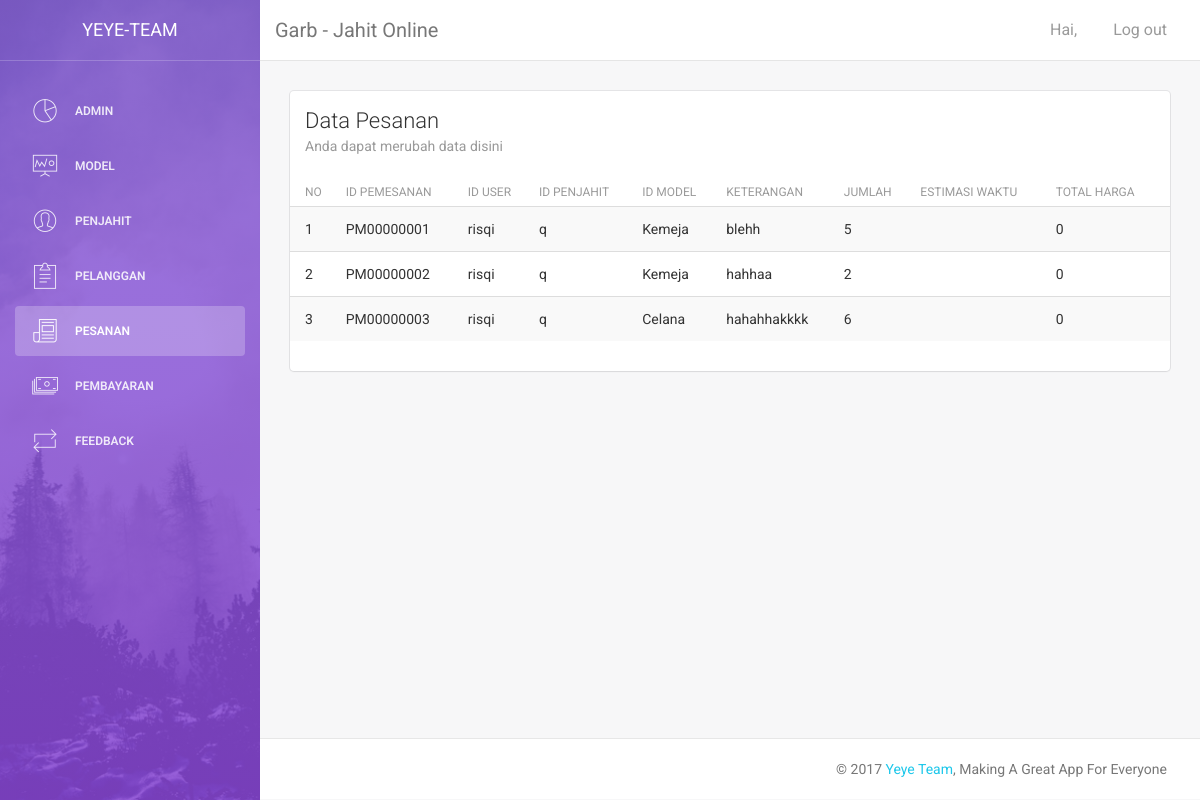
The app's page /garb/index.php/pemesanan with its own data.
### tables this page shows
CREATE TABLE `pemesanan` (
  `id_pemesanan` varchar(10) NOT NULL,
  `id_user` varchar(10) NOT NULL,
  `id_pjh` varchar(10) NOT NULL,
  `id_model` varchar(10) NOT NULL,
  `ukuran` varchar(5) NOT NULL,
  `warna` varchar(50) NOT NULL,
  `jenis` varchar(50) NOT NULL,
  `keterangan` varchar(100) NOT NULL,
  `jumlah` int(3) NOT NULL,
  `estimasi_waktu` varchar(10) NOT NULL,
  `total_harga` int(20) NOT NULL
);

### garb/application/controllers/pemesanan.php (called while the page is built, shortened)
<?php
class pemesanan extends CI_Controller{
	function __construct(){
	$this->load->model('pemesanan_model');
	$this->load->database();
	$this->load->helper('url');
	}
	function index(){
		$data['pemesanan']=$this->pemesanan_model->read_pemesanan()->result();
		$this->load->view('v_pemesanan',$data);
	}
}
?>

### garb/index.php (called while the page is built, shortened)
<?php
require_once BASEPATH.'core/CodeIgniter.php';

### garb/application/models/pemesanan_model.php (called while the page is built)
<?php
 class pemesanan_model extends CI_Model{
	 function read_pemesanan(){
		 return $this->db->get('pemesanan');
	 }
 }
 ?>

### Garb/application/views/v_pemesanan.php (the view, shortened to what this page needs)
<!doctype html>
<html lang="en">
<head>
    <link href="http://localhost/garb/assets/css/bootstrap.min.css" rel="stylesheet" />
    <link href="http://localhost/garb/assets/css/animate.min.css" rel="stylesheet"/>
    <link href="http://localhost/garb/assets/css/light-bootstrap-dashboard.css" rel="stylesheet"/>
    <link href="http://localhost/garb/assets/css/demo.css" rel="stylesheet" />
    <link href="http://maxcdn.bootstrapcdn.com/font-awesome/4.2.0/css/font-awesome.min.css" rel="stylesheet">
    <link href="http://localhost/garb/assets/css/pe-icon-7-stroke.css" rel="stylesheet" />
</head>
<body>
<div class="wrapper">
    <div class="sidebar" data-color="purple" data-image="assets/img/sidebar-5.jpg">
    	<div class="sidebar-wrapper">
            <div class="logo">
                <a href="" class="simple-text">
                    Yeye-Team
                </a>
            </div>
            <ul class="nav">
                <li class="">
                    <a href="<?php echo base_url('admin'); ?>">
                        <i class="pe-7s-graph"></i>
                        <p>Admin</p>
                    </a>
                </li>
                                <li>
                    <a href="<?php echo base_url('model'); ?>">
                        <i class="pe-7s-display1"></i>
                        <p>Model</p>
                    </a>
                </li>
                <li>
                    <a href="<?php echo base_url('penjahit'); ?>">
                        <i class="pe-7s-user"></i>
                        <p>Penjahit</p>
                    </a>
                </li>
                <li>
                    <a href="<?php echo base_url('User'); ?>">
                        <i class="pe-7s-note2"></i>
                        <p>Pelanggan</p>
                    </a>
                </li>
                <li class="active">
                    <a href="<?php echo base_url('Pemesanan'); ?>">
                        <i class="pe-7s-news-paper"></i>
                        <p>Pesanan</p>
                    </a>
                </li>
                <li>
                    <a href="<?php echo base_url('Pembayaran'); ?>">
                        <i class="pe-7s-cash"></i>
                        <p>Pembayaran</p>
                    </a>
                </li>
                <li>
                    <a href="<?php echo base_url('Feedback'); ?>">
                        <i class="pe-7s-repeat"></i>
                        <p>Feedback</p>
                    </a>
                </li>
            </ul>
    	</div>
    </div>
    <div class="main-panel">
        <nav class="navbar navbar-default navbar-fixed">
            <div class="container-fluid">
                <div class="navbar-header">
                    <a class="navbar-brand" href="#">Garb - Jahit Online</a>
                </div>
                <div class="collapse navbar-collapse">
                    <ul class="nav navbar-nav navbar-right">
                        <li>
                          <a href="<?php echo base_url('admin/profil')?>">
                               <p>Hai, <?php echo $this->session->userdata("nama"); ?></p>
                           </a>
                        </li>
                        <li>
                            <a href="<?php echo base_url('login/logout'); ?>">
                                <p>Log out</p>
                            </a>
                        </li>
                    </ul>
                </div>
            </div>
        </nav>
        <div class="content">
            <div class="container-fluid">
                <div class="row">
                    <div class="col-md-12">
                        <div class="card">
                            <div class="header">
                                <h4 class="title">Data Pesanan</h4>
                                <p class="category">Anda dapat merubah data disini</p>
                            </div>
                            <div class="content table-responsive table-full-width">
                                <table class="table table-hover table-striped">
                                    <thead>
                                       <th>No</th>
										<th>id pemesanan</th>
										<th>id user</th>
										<th>id penjahit</th>
										<th>id model</th>
										<th>keterangan</th>
										<th>jumlah</th>
										<th>estimasi waktu</th>
										<th>total harga</th>
                                    </thead>
                                    <tbody>
                                       <?php
										$no = 1;
										foreach($pemesanan as $p){
											?>
											<tr>
												<td><?php echo $no++ ?></td>
												<td><?php echo $p->id_pemesanan ?></td>
												<td><?php echo $p->id_user ?></td>
												<td><?php echo $p->id_pjh ?></td>
												<td><?php echo $p->id_model ?></td>
												<td><?php echo $p->keterangan ?></td>
												<td><?php echo $p->jumlah ?></td>
												<td><?php echo $p->estimasi_waktu ?></td>
												<td><?php echo $p->total_harga ?></td>
											</tr>
										<?php } ?>
                                    </tbody>
                                </table>
                            </div>
                        </div>
                    </div>
                </div>
            </div>
        </div>
        <footer class="footer">
            <div class="container-fluid">
                <p class="copyright pull-right">
                    &copy; <script>document.write(new Date().getFullYear())</script> <a href="http://www.creative-tim.com">Yeye Team</a>, Making A Great App For Everyone
                </p>
            </div>
        </footer>
    </div>
</div>
</body>
</html>

### records on screen
pemesanan: id_pemesanan "PM00000001", id_user "risqi", id_pjh "q", id_model "Kemeja", keterangan "blehh", jumlah "5", total_harga "0"
pemesanan: id_pemesanan "PM00000002", id_user "risqi", id_pjh "q", id_model "Kemeja", keterangan "hahhaa", jumlah "2", total_harga "0"
pemesanan: id_pemesanan "PM00000003", id_user "risqi", id_pjh "q", id_model "Celana", keterangan "hahahhakkkk", jumlah "6", total_harga "0"
